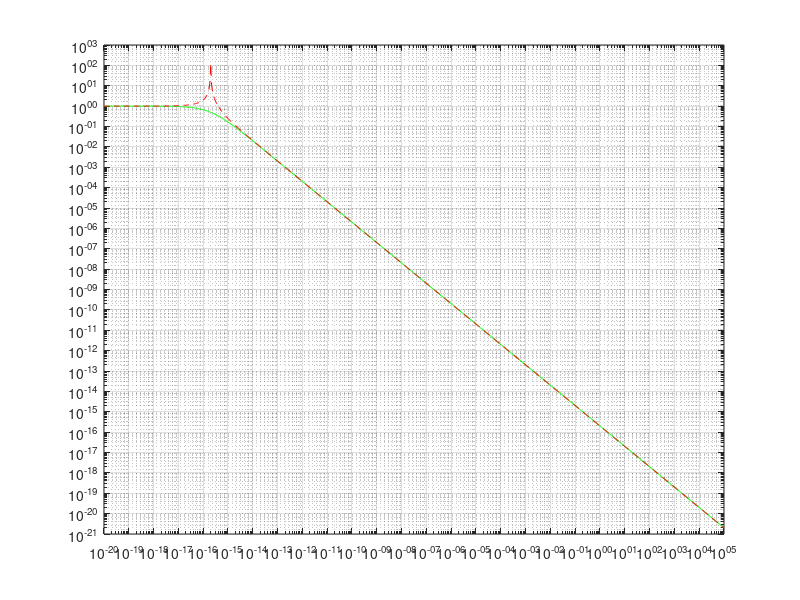

This figure's MATLAB source:
clc;
clear all;
close all;

%%

x_1 = 0.0;
y_1 = 1.0;

delta = logspace(-20, 5, 1000);
x_2 = delta;
y_2 = 1.0 + delta;

e = 2*10^(-16);
x_ex = 1;
x_num = (x_2 - x_1) / (y_2 - y_1);

X1 = abs(x_ex - x_num);




X2 = abs(e ./ (delta +e));
X3 = abs(-e ./ (delta - e));

% 用loglog以log坐标来画坐标
loglog(delta,X1,'b')
hold on

loglog(delta,X2,'g')
hold on

loglog(delta,X3,'r--')
hold on

grid on

